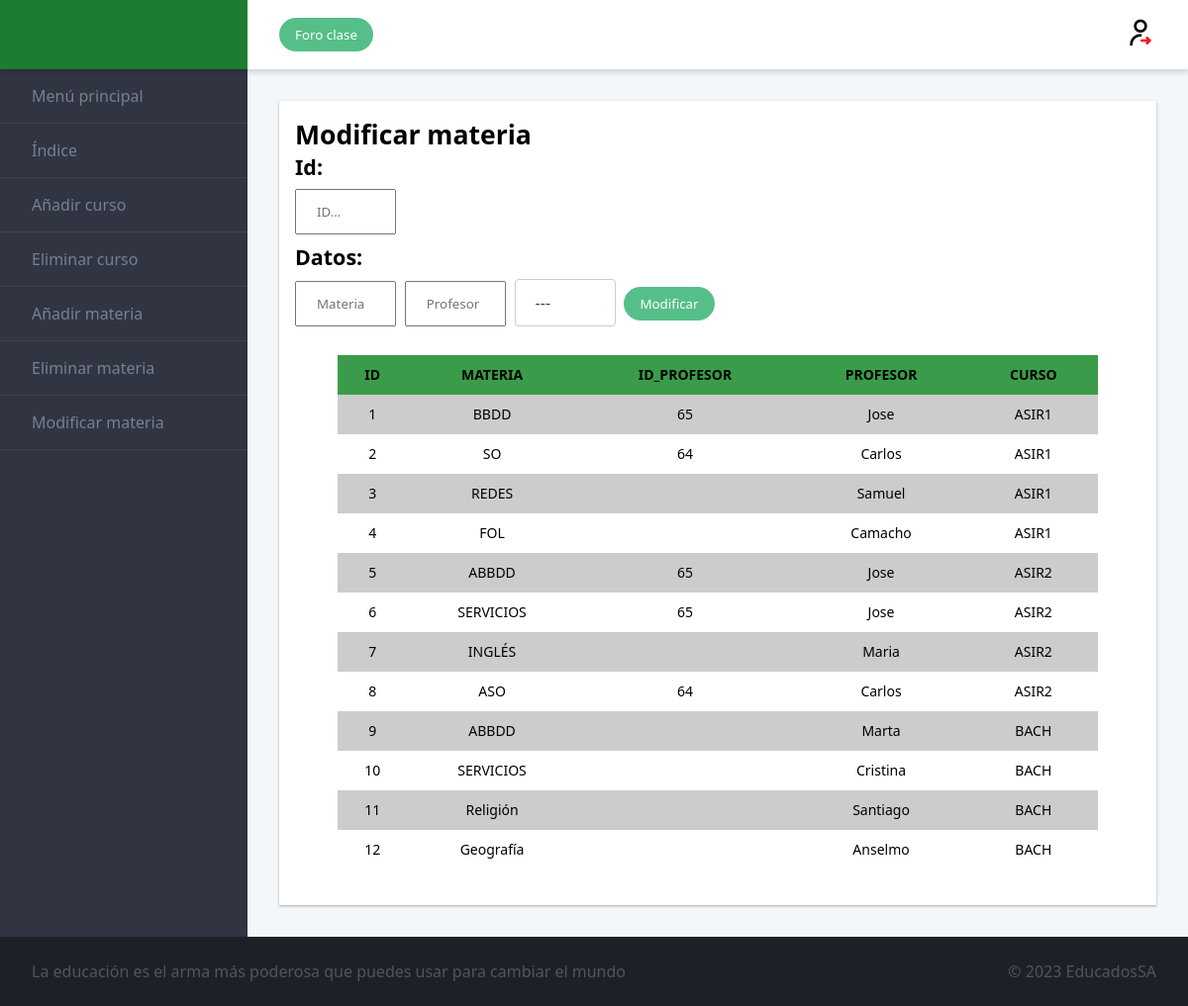
The app's page /admin/Materias/actualizarm.php with its own data.
### tables this page shows
CREATE TABLE `materia` (
  `id_materia` int(4) NOT NULL,
  `materia` varchar(50) DEFAULT NULL,
  `id_profesor` int(4) DEFAULT NULL,
  `profesor` varchar(50) DEFAULT NULL,
  `id_curso` int(4) DEFAULT NULL,
  `curso` varchar(50) DEFAULT NULL
);

### admin/Materias/actualizarm.php (the view, shortened to what this page needs)
<!DOCTYPE html>
<html lang="en">
  <head>
    <link rel="stylesheet" href="../style.css">
  </head>
  <body>
  <div class="admin">
  <header class="admin__header">
    <a href="adminindex.php" class="logo">
    </a>
    <div class="toolbar">
      <button class="btn  btn--primary">Foro clase</button>
      <a href="../../cerrar_sesion.php" class="logout"><img src="../img/cerrar-sesion.png"></a>
    </div>
  </header>
  <nav class="admin__nav">
  <ul class="menu">
      <li class="menu__item">
        <a class="menu__link" href="../adminindex.php">Menú principal</a>
      </li>
      <li class="menu__item">
        <a class="menu__link" href="./materias.php">Índice</a>
      </li>
      <li class="menu__item">
        <a class="menu__link" href="./añadirc.php">Añadir curso</a>
      </li>
      <li class="menu__item">
        <a class="menu__link" href="./eliminarc.php">Eliminar curso</a>
      </li>
      <li class="menu__item">
        <a class="menu__link" href="./añadir.php">Añadir materia</a>
      </li>
      <li class="menu__item">
        <a class="menu__link" href="./eliminarm.php">Eliminar materia</a>
      </li>
      <li class="menu__item">
        <a class="menu__link" href="./actualizarm.php">Modificar materia</a>
      </li>
    </ul>
  </nav>
  <main class="admin__main">
    <div class="dashboard">
      <div class="dashboard__item dashboard__item--full">
        <div class="card">
        <h5>Modificar materia</h5>
        <form action="actualizarm2.php" method="POST">
        <div class="izq">
            <h6>Id: </h6>
            <input type="id" placeholder="ID..." name="id">
         </div>
         <div class="cen">
            <h6>Datos: </h6>
            <input type="text" name="materia" id="materia" placeholder="Materia" required/>
            <input type="text" name="profesor" id="profesor" placeholder="Profesor" required/>
            <select name="curso" id="curso" required>
              <option value="---">---</option>
          </select>
          <input type="submit" value="Modificar" name="añadir"  class="btn  btn--primary">
         </div>
        </form>
            <?php
                $conexion = mysqli_connect("db", "root", "rootroot") or die("No se puede conectar con el servidor");
                mysqli_select_db($conexion, "educados") or die("No se puede seleccionar la base de datos");
                $instruccion = "SELECT * from materia";
                $consulta = mysqli_query($conexion, $instruccion) or die("Fallo en la consulta");
                $nfilas = mysqli_num_rows($consulta);
                if ($nfilas > 0) {
                    print("<TABLE class='table'>\n");
                    print("<TR>\n");
                    print("<TH>ID</TH>\n");
                    print("<TH>MATERIA</TH>\n");
                    print("<TH>ID_PROFESOR</TH>\n");
                    print("<TH>PROFESOR</TH>\n");
                    print("<TH>CURSO</TH>\n");
                    print("</TR>\n");
                for ($i = 0; $i < $nfilas; $i++) {
                    $resultado = mysqli_fetch_array($consulta);
                    print("<TR>\n");
                    print("<TD>" . $resultado['id_materia'] . "</TD>\n");
                    print("<TD>" . $resultado['materia'] . "</TD>\n");
                    print("<TD>" . $resultado['id_profesor'] . "</TD>\n");
                    print("<TD>" . $resultado['profesor'] . "</TD>\n");
                    print("<TD>" . $resultado['curso'] . "</TD>\n");
                    print("</TR>\n");
                }
                print("</TABLE>\n");
            } else {
                print("No hay materias disponibles para mostrar");
            }
    ?>
        </div>
      </div>
    </div>
  </main>
  <footer class="admin__footer">
    <ul class="ticker">
      <li class="ticker__item">La educación es el arma más poderosa que puedes usar para cambiar el mundo</li>
    </ul>
    <span>
      &copy; 2023 EducadosSA
    </span>
  </footer>
</div>
  </body>
</html>

### admin/style.css (style rules this page uses)
* { box-sizing: border-box; margin: 0; font-family: 'Source Sans 3', 'Segoe UI', Tahoma, Geneva, Verdana, sans-serif; }
body { height: 100%; overflow-x: hidden; margin: 0; }
.admin { --spacing: 1rem; display: flex; flex-wrap: wrap; display: grid; height: 100vh; grid-template-rows: 70px 1fr 70px; grid-template-columns: 250px 1fr; grid-template-areas: "header header" "nav main" "footer footer"; }
.admin__header { display: flex; flex-basis: 100%; grid-area: header; height: 70px; background-color: #fff; box-shadow: 0 3px 6px rgba(0, 0, 0, 0.16); position: relative; }
.admin__nav { flex: 0 0 250px; grid-area: nav; background-color: #313541; }
.admin__main { flex: 1; grid-area: main; padding: var(--spacing); overflow-y: auto; overflow-x: hidden; -webkit-overflow-scrolling: touch; background-color: #f4f7fa; }
.admin__footer { display: flex; grid-area: footer; flex-basis: 100%; justify-content: space-between; align-items: center; height: 70px; padding: 0 var(--spacing); color: #4e5561; background-color: #1d2127; }
@media screen and (min-width: 48rem) { .admin { --spacing: 2rem; } }
.dashboard { --column-count: 2; display: flex; flex-wrap: wrap; margin: 0 calc(var(--spacing) * -0.5); display: grid; grid-template-columns: repeat(var(--column-count), 1fr); grid-gap: var(--spacing); }
.dashboard__item { flex: 1 1 50%; grid-column-end: span 2; padding: calc(var(--spacing) / 2); }
.dashboard__item--full { flex-basis: 100%; grid-column: 1/-1; }
@media screen and (min-width: 48rem) { .dashboard { --column-count: 4; } }
a { color: #1c7c31; text-decoration: none; }
img { max-width: 100%; height: auto; }
.logo { display: flex; flex: 0 0 250px; height: 70px; justify-content: center; align-items: center; position: relative; margin: 0; color: #fff; background-color: #1c7c31; font-size: 1rem; }
.toolbar { display: flex; flex: 1; justify-content: space-between; align-items: center; padding: 0 var(--spacing); }
.menu { list-style-type: none; padding: 0; }
.menu__item { border-bottom: 1px solid rgba(255, 255, 255, 0.07); }
.menu__link { display: block; padding: 1rem 2rem; color: #76808f; text-decoration: none; }
.card { height: 100%; padding: 1rem; font-size: 2rem; font-weight: 300; background-color: #fff; box-shadow: 0 1px 3px rgba(0, 0, 0, 0.12), 0 1px 2px rgba(0, 0, 0, 0.24); transition: all 0.3s cubic-bezier(0.25, 0.8, 0.25, 1); }
.btn { display: inline-block; border-radius: 5em; border: 0; padding: 0.5rem 1rem; white-space: nowrap; }
.btn--primary { color: #fff; background-color: #56bf89; }
.ticker { list-style-type: none; padding: 0; margin: 0; display: flex; flex-wrap: wrap; }
.ticker__item { margin-right: 1rem; }
table { width: 90%; border-collapse: collapse; border-spacing: 0; font-size: 14px; font-family: 'Source Sans 3', 'Segoe UI', Tahoma, Geneva, Verdana, sans-serif; text-align: center; margin: 20px auto; }
th, td { padding: 10px; vertical-align: center; border: 1px solid #41414100; }
th { background-color: #3a9c4a; font-weight: bold; }
tr:nth-child(even) td { background-color: #cccccc; }
input[type=id] { width: 12%; padding: 12px 20px; margin: 8px 0; box-sizing: border-box; }
input[type=text] { width: 12%; padding: 12px 20px; margin: 8px 0; box-sizing: border-box; }
select { width: 12%; padding: 12px 20px; margin: 8px 0; box-sizing: border-box; border: 1px solid #ccc; border-radius: 4px; background-color: #fff; color: #444; font-size: 16px; appearance: none; }

### records on screen
materia: id_materia "1", materia "BBDD", id_profesor "65", profesor "Jose", curso "ASIR1"
materia: id_materia "2", materia "SO", id_profesor "64", profesor "Carlos", curso "ASIR1"
materia: id_materia "3", materia "REDES", profesor "Samuel", curso "ASIR1"
materia: id_materia "4", materia "FOL", profesor "Camacho", curso "ASIR1"
materia: id_materia "5", materia "ABBDD", id_profesor "65", profesor "Jose", curso "ASIR2"
materia: id_materia "6", materia "SERVICIOS", id_profesor "65", profesor "Jose", curso "ASIR2"
materia: id_materia "7", materia "INGLÉS", profesor "Maria", curso "ASIR2"
materia: id_materia "8", materia "ASO", id_profesor "64", profesor "Carlos", curso "ASIR2"
materia: id_materia "9", materia "ABBDD", profesor "Marta", curso "BACH"
materia: id_materia "10", materia "SERVICIOS", profesor "Cristina", curso "BACH"
materia: id_materia "11", materia "Religión", profesor "Santiago", curso "BACH"
materia: id_materia "12", materia "Geografía", profesor "Anselmo", curso "BACH"
